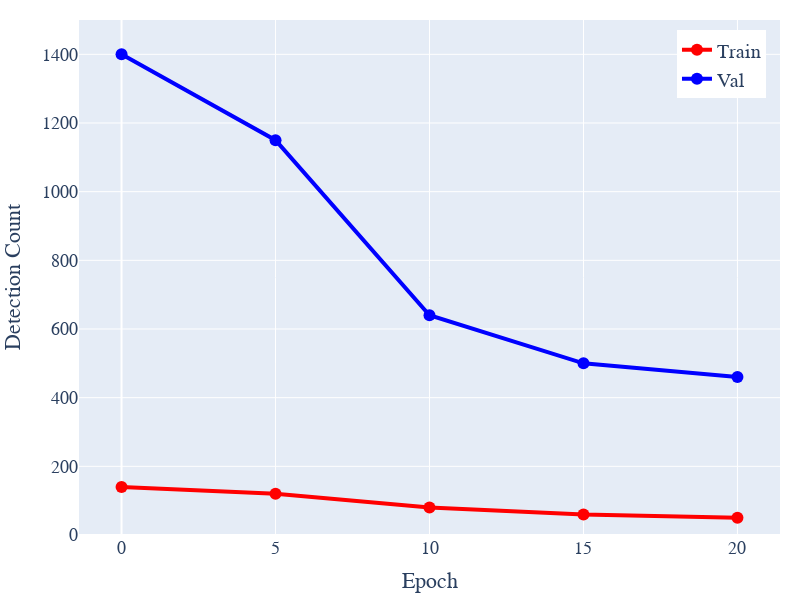

Notebook source saved alongside this figure:
### Markdown cell above
# few shot on horse

### Code cell
import plotly.graph_objects as go
from plotly.subplots import make_subplots
import numpy as np  # For potential error handling

def create_solo_plot(data, data2, x_name, y_name, yrange):
    try:
        # Convert x values to numbers for both data and data2
        x_num_data = [float(x) for x in data["x"]]  # e.g., ["0", "5"] -> [0.0, 5.0]
        x_num_data2 = [float(x) for x in data2["x"]]  # Assuming data2 has the same x structure

        # Ensure x values are the same for both datasets (for tick alignment)
        if set(x_num_data) != set(x_num_data2):
            raise ValueError("x values in data and data2 must be identical for consistent ticks.")

        # Create subplots
        fig = make_subplots(rows=1, cols=1)

        # Add first trace
        fig.add_trace(
            go.Scatter(
                x=x_num_data,  # Use numerical x values
                y=data["y"],
                mode='lines+markers',
                name=data["name"],
                line=dict(color='red', width=4),
                marker=dict(color='red', size=12),
            ),
            row=1, col=1
        )

        # Add second trace
        fig.add_trace(
            go.Scatter(
                x=x_num_data2,  # Use numerical x values
                y=data2["y"],
                mode='lines+markers',
                name=data2["name"],
                line=dict(color='blue', width=4),
                marker=dict(color='blue', size=12),
            ),
            row=1, col=1
        )

        # Update layout to 4:3 aspect ratio (e.g., width=800, height=600)
        fig.update_layout(
            font=dict(
                family="Arial",
                size=24,  # Larger default font size for papers
            ),
            width=800,
            height=600,
            showlegend=True,
            legend=dict(
                font=dict(size=20),
                x=0.98,
                y=0.98,
                xanchor='right',
                yanchor='top',
            ),
            margin=dict(l=20, r=20, t=20, b=20)
        )

        # Update x-axes: Set ticks to match the number of x values
        fig.update_xaxes(
            title_text=x_name,
            tickvals=x_num_data,  # Ticks will be at each x value (e.g., [0, 5, 10, 15, 20])
            tickfont=dict(size=18),
            title_font=dict(size=22),
        )

        # Update y-axes
        fig.update_yaxes(
            title_text=y_name,
            row=1, col=1,
            range=yrange,
            tickfont=dict(size=18),
            title_font=dict(size=22),
        )
        fig.update_layout(template="plotly")
        return fig

    except ValueError as e:
        print(f"Error: {e}. Ensure all x values are numeric strings.")
        return None  # Or handle as needed

# Example usage with your data
data = {"x": ["0", "5", "10", "15", "20"],
        "y": [140, 120, 80, 60, 50],
        "name": "Train"}

data2 = {"x": ["0", "5", "10", "15", "20"],
         "y": [1400, 1150, 640, 500, 460],
         "name": "Val"}
# Create and show the plot
fig = create_solo_plot(data, data2, "Epoch", "Detection Count", [0, 1500])

if fig:
    fig.show()

fig.write_image("/Users/hugo/iros25-long/fig/few_shot_horse_trends.png", width=600, height=450, scale=2,engine="kaleido")

### Figure 1 — Plotly figure (JSON) as saved in the notebook; plotly's stock layout.template omitted (floating-point values rounded to 4 significant figures)
{"data": [{"line": {"color": "red", "width": 4}, "marker": {"color": "red", "size": 12}, "mode": "lines+markers", "name": "Train", "type": "scatter", "x": [0, 5, 10, 15, 20], "xaxis": "x", "y": [140, 120, 80, 60, 50], "yaxis": "y"}, {"line": {"color": "blue", "width": 4}, "marker": {"color": "blue", "size": 12}, "mode": "lines+markers", "name": "Val", "type": "scatter", "x": [0, 5, 10, 15, 20], "xaxis": "x", "y": [1400, 1150, 640, 500, 460], "yaxis": "y"}], "layout": {"font": {"family": "Arial", "size": 24}, "height": 600, "legend": {"font": {"size": 20}, "x": 0.98, "xanchor": "right", "y": 0.98, "yanchor": "top"}, "margin": {"b": 20, "l": 20, "r": 20, "t": 20}, "showlegend": true, "width": 800, "xaxis": {"anchor": "y", "domain": [0, 1], "tickfont": {"size": 18}, "tickvals": [0, 5, 10, 15, 20], "title": {"font": {"size": 22}, "text": "Epoch"}}, "yaxis": {"anchor": "x", "domain": [0, 1], "range": [0, 1500], "tickfont": {"size": 18}, "title": {"font": {"size": 22}, "text": "Detection Count"}}}}
